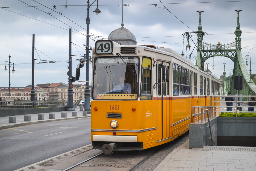
#> input picture img/tram256.png, 256 x 171 px
$ python index.py
#> lines starting #> are read from the running program, lines starting #| are printed output that depends on the picture
### DCT/denoiser.py
import numpy as np
from . import DCT


def denoise(image, sigma):
	"""Denoise given image

	Keyword arguments:
	image -- Float NumPy array. Represents Gray scale image.
	sigma -- Denoise strength parameter.
	"""
	if len(image.shape) > 2:
		raise ValueError('Only gray scale images supported')

	width = image.shape[1]
	height = image.shape[0]
	channels = 1

	treshold = 3 * sigma

	patches = np.zeros((height - DCT.PATCHSIZE, width - DCT.PATCHSIZE, DCT.PATCHSIZE, DCT.PATCHSIZE))

	# 2D DCT forward
	for i in range(height - DCT.PATCHSIZE):
		for j in range(width - DCT.PATCHSIZE):
			patches[i, j,:,:] = DCT.DCT2D(image[i:i + DCT.PATCHSIZE, j:j + DCT.PATCHSIZE], True)

	# Thresholding
	np.where(patches < treshold, 0, patches)

	# 2D DCT inverse
	#inverse = np.vectorize(lambda x: DCT2D(x, False))
	for i in range(height - DCT.PATCHSIZE):
		for j in range(width - DCT.PATCHSIZE):
			patches[i, j, :, :] = DCT.DCT2D(patches[i, j], False)

	# Assemble new image
	result = np.zeros((height, width))
	weights = np.zeros((height, width))
	for i in range(height - DCT.PATCHSIZE):
		for j in range(width - DCT.PATCHSIZE):
			for ip in range(DCT.PATCHSIZE):
				for jp in range(DCT.PATCHSIZE):
					result[i + ip, j + jp] += patches[i][j][ip][jp]
					weights[i + ip, j + jp] += 1

	result /= weights

	return result


def noise(image):
	"""Add noise to given image

	Keyword arguments:
	image -- Float NumPy array. Represents Gray scale image.
	"""
	mean = 0; var = 0.001; sigma = var**0.5

	noise = np.random.normal(0, sigma, image.shape)

	maxVal = np.max(image)
	minVal = np.min(image)
	norm = np.float64((image - minVal) / (maxVal - minVal))

	noisy = norm + noise
	minNoisy = np.min(noisy)
	maxNoisy = np.max(noisy)
	noisy = np.round((noisy - minNoisy) * 255 / (maxNoisy - minNoisy))

	return np.float64((noisy - np.min(noisy)) / (np.max(noisy) - np.min(noisy)))

### DCT/DCT.py
'''
'''
import numpy as np

PATCHSIZE = 8
DCT_BASIS = np.array([
    [   0.35355339059327373085750423342688009142875671386719,
        0.35355339059327373085750423342688009142875671386719,
        0.35355339059327373085750423342688009142875671386719,
        0.35355339059327373085750423342688009142875671386719,
        0.35355339059327373085750423342688009142875671386719,
        0.35355339059327373085750423342688009142875671386719,
        0.35355339059327373085750423342688009142875671386719,
        0.35355339059327373085750423342688009142875671386719,   ],

    [   0.49039264020161521528962111915461719036102294921875,
      0.41573480615127261783570133957255166023969650268555,
      0.27778511650980114433551193542371038347482681274414,
      0.09754516100806412404189416065491968765854835510254,
      -0.09754516100806412404189416065491968765854835510254,
      -0.27778511650980114433551193542371038347482681274414,
      -0.41573480615127261783570133957255166023969650268555,
      -0.49039264020161521528962111915461719036102294921875,    ],

    [   0.46193976625564336924156805253005586564540863037109,
      0.19134171618254489088961634024599334225058555603027,
      -0.19134171618254489088961634024599334225058555603027,
      -0.46193976625564336924156805253005586564540863037109,
      -0.46193976625564336924156805253005586564540863037109,
      -0.19134171618254489088961634024599334225058555603027,
      0.19134171618254489088961634024599334225058555603027,
      0.46193976625564336924156805253005586564540863037109,     ],

    [   0.41573480615127261783570133957255166023969650268555,
      -0.09754516100806417955304539191274670884013175964355,
      -0.49039264020161521528962111915461719036102294921875,
      -0.27778511650980108882436070416588336229324340820312,
      0.27778511650980108882436070416588336229324340820312,
      0.49039264020161521528962111915461719036102294921875,
      0.09754516100806417955304539191274670884013175964355,
      -0.41573480615127261783570133957255166023969650268555,    ],

    [   0.35355339059327378636865546468470711261034011840820,
      -0.35355339059327378636865546468470711261034011840820,
      -0.35355339059327378636865546468470711261034011840820,
      0.35355339059327378636865546468470711261034011840820,
      0.35355339059327378636865546468470711261034011840820,
      -0.35355339059327378636865546468470711261034011840820,
      -0.35355339059327378636865546468470711261034011840820,
      0.35355339059327378636865546468470711261034011840820,     ],

    [   0.27778511650980114433551193542371038347482681274414,
      -0.49039264020161532631192358167027123272418975830078,
      0.09754516100806412404189416065491968765854835510254,
      0.41573480615127261783570133957255166023969650268555,
      -0.41573480615127261783570133957255166023969650268555,
      -0.09754516100806412404189416065491968765854835510254,
      0.49039264020161532631192358167027123272418975830078,
      -0.27778511650980114433551193542371038347482681274414,    ],

    [   0.19134171618254491864519195587490685284137725830078,
      -0.46193976625564336924156805253005586564540863037109,
      0.46193976625564336924156805253005586564540863037109,
      -0.19134171618254491864519195587490685284137725830078,
      -0.19134171618254491864519195587490685284137725830078,
      0.46193976625564336924156805253005586564540863037109,
      -0.46193976625564336924156805253005586564540863037109,
      0.19134171618254491864519195587490685284137725830078,     ],

    [   0.09754516100806416567525758409828995354473590850830,
      -0.27778511650980108882436070416588336229324340820312,
      0.41573480615127267334685257083037868142127990722656,
      -0.49039264020161521528962111915461719036102294921875,
      0.49039264020161521528962111915461719036102294921875,
      -0.41573480615127267334685257083037868142127990722656,
      0.27778511650980108882436070416588336229324340820312,
      -0.09754516100806416567525758409828995354473590850830     ]
])

'''
Row DCT calculation
'''
def DCT1D(inputArray, forward):
	result = np.array([])
	if forward:
		result = np.array([np.sum(inputArray * DCT_BASIS[:, i]) for i in range(PATCHSIZE)])
	else:
		result = np.array([np.sum(inputArray * DCT_BASIS[i, :]) for i in range(PATCHSIZE)])
	return result


'''
DCT matrix calculation
'''
def DCT2D(patch, forward):
	if not patch.shape == (PATCHSIZE, PATCHSIZE):
		raise ValueError('Patch shape {} does not match ({}, {})'.format(patch.shape, PATCHSIZE, PATCHSIZE))
	tmp = np.zeros((PATCHSIZE, PATCHSIZE))

	# transform row by row
	tmp = np.array([DCT1D(row, forward) for row in patch])
	tmp = np.array([DCT1D(row, forward) for row in np.transpose(tmp)])
	patch = np.transpose(tmp)
	return patch

### index.py
import numpy as np
from matplotlib import pyplot as plt
import cv2

import DCT

# Read image
fileName = './img/tram256.png'
image = np.float64(cv2.imread(fileName, 0))
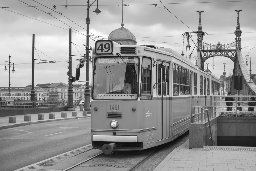
#> image: shape (171, 256) float64; min 14, max 255, mean 148.5

# Create noised and denoised images
imageN = DCT.noise(image)
#> in noise, `maxVal = np.max(image)`: maxVal = 255
#> in noise, `minVal = np.min(image)`: minVal = 14
#> in noise, `noisy = norm + noise`:
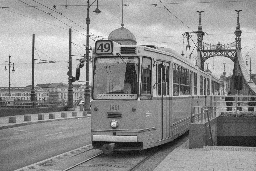
#> noisy: shape (171, 256) float64; min -0.0993, max 1.07, mean 0.558; drawn with min black and max white
#> in noise, `minNoisy = np.min(noisy)`: minNoisy = -0.0993
#> in noise, `maxNoisy = np.max(noisy)`: maxNoisy = 1.07
imageD = DCT.denoise(image, 15)
#> (the run stopped early here; a loop or call above may not have finished)
